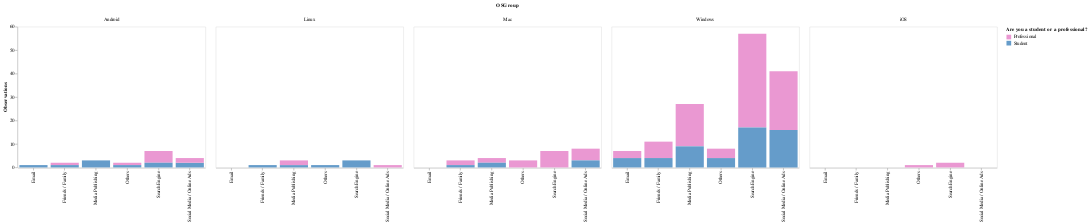

Here is the notebook cell this chart was saved with:
### Code cell
bars = alt.Chart(academy_com).mark_bar().encode(
    # rangeStep allocates 20px for each bar
    alt.X('Medium:N', scale=alt.Scale(rangeStep=20), axis=alt.Axis(title='')),
    alt.Y('count():Q', axis=alt.Axis(title='Observations', grid=False)),
    column='OSGroup:N',
    color=alt.Color('Are you a student or a professional?:N', scale=alt.Scale(range=["#EA98D2", "#659CCA"]))
).configure_axis(
    domainWidth=0.8
)
bars

### Figure 1 — Vega-Lite specification as saved in the notebook (floating-point values rounded to 4 significant figures; data arrays with more than 128 entries replaced by an {"elided": "..."} marker saying what was removed)
{"$schema": "https://vega.github.io/schema/vega-lite/v2.6.0.json", "config": {"axis": {"domainWidth": 0.8}, "view": {"height": 300, "width": 400}}, "data": {"name": "data-014101651aa14535f4ff324e4bd6108c"}, "datasets": {"data-014101651aa14535f4ff324e4bd6108c": {"elided": "207 records"}}, "encoding": {"color": {"field": "Are you a student or a professional?", "scale": {"range": ["#EA98D2", "#659CCA"]}, "type": "nominal"}, "column": {"field": "OSGroup", "type": "nominal"}, "x": {"axis": {"title": ""}, "field": "Medium", "scale": {"rangeStep": 20}, "type": "nominal"}, "y": {"aggregate": "count", "axis": {"grid": false, "title": "Observations"}, "type": "quantitative"}}, "mark": "bar"}
